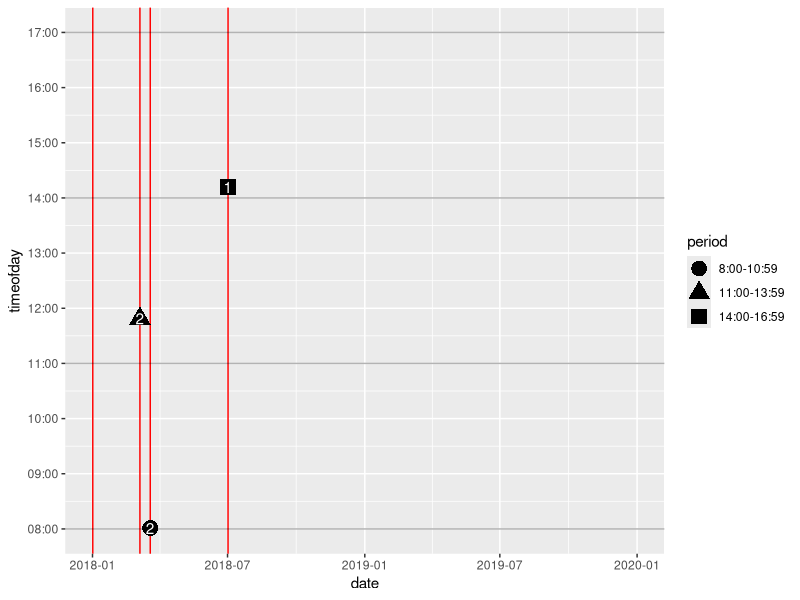
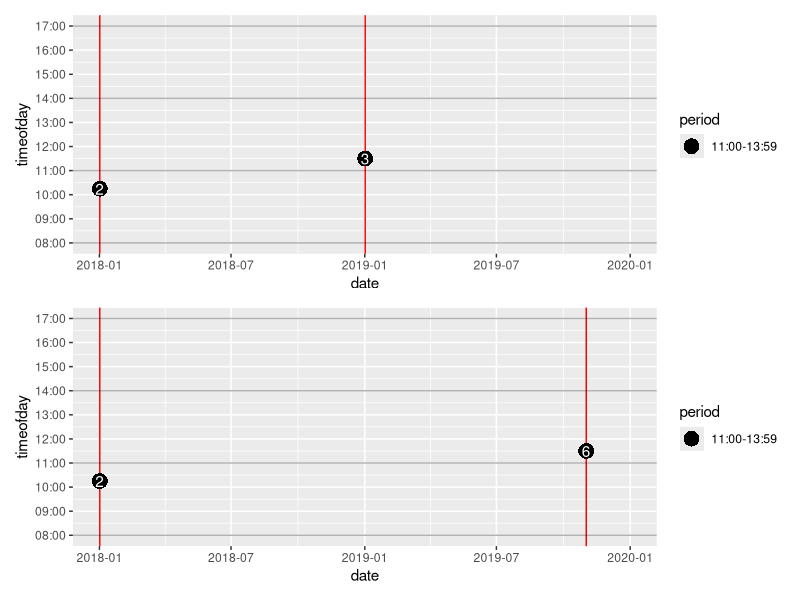
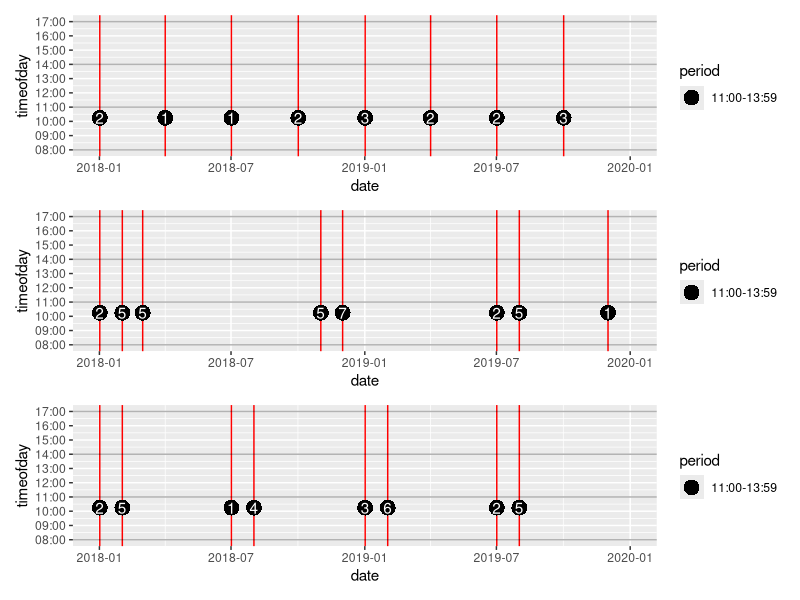
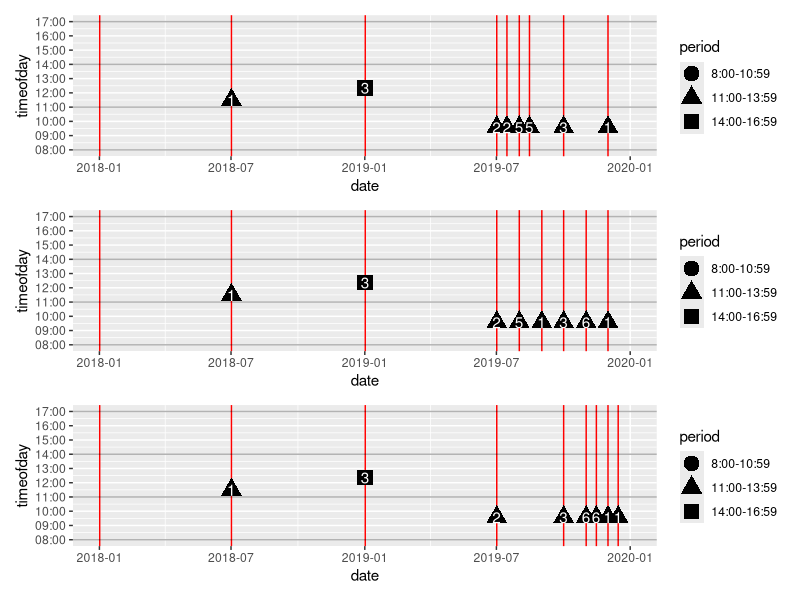
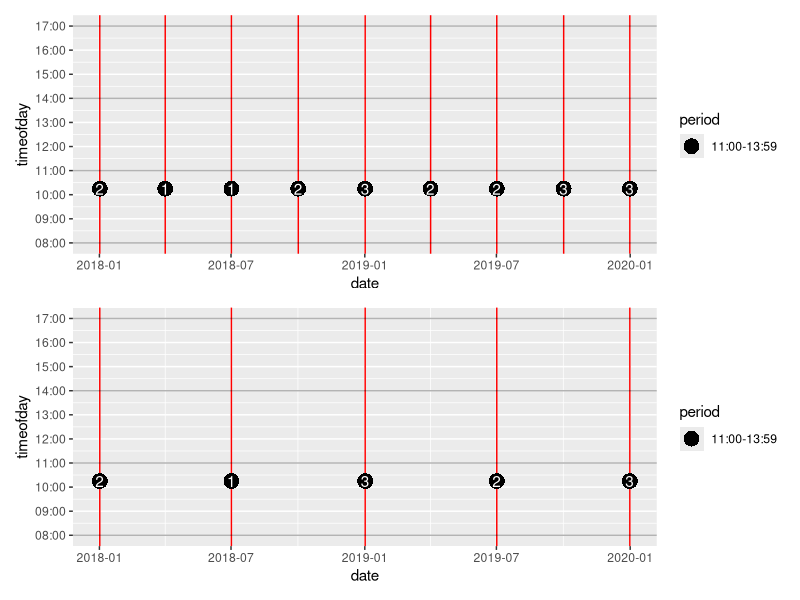
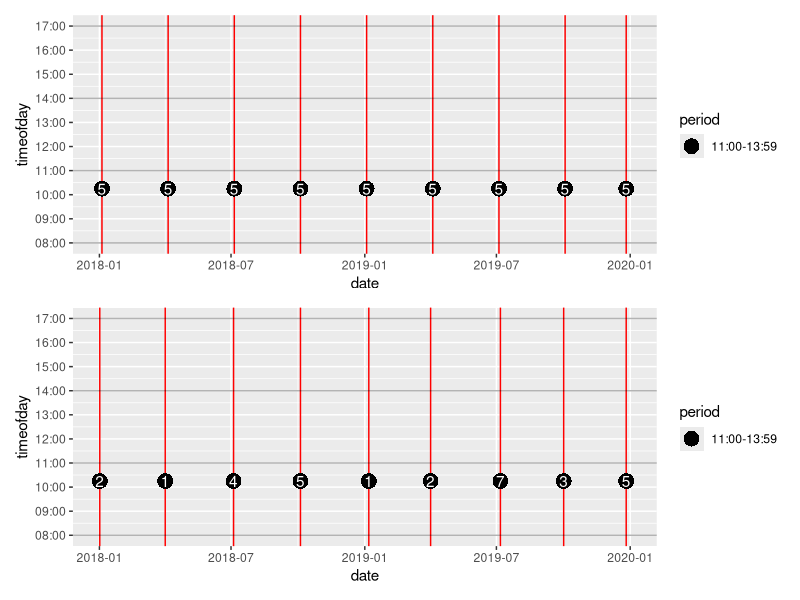
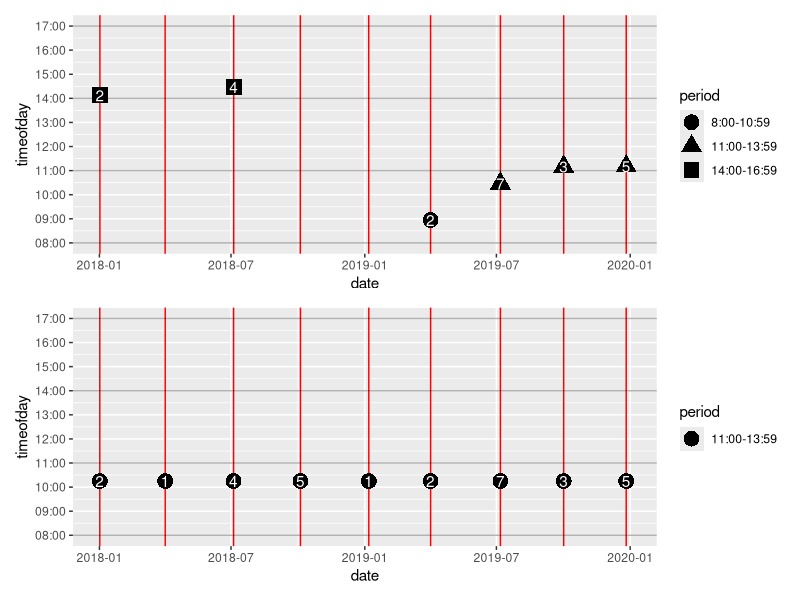
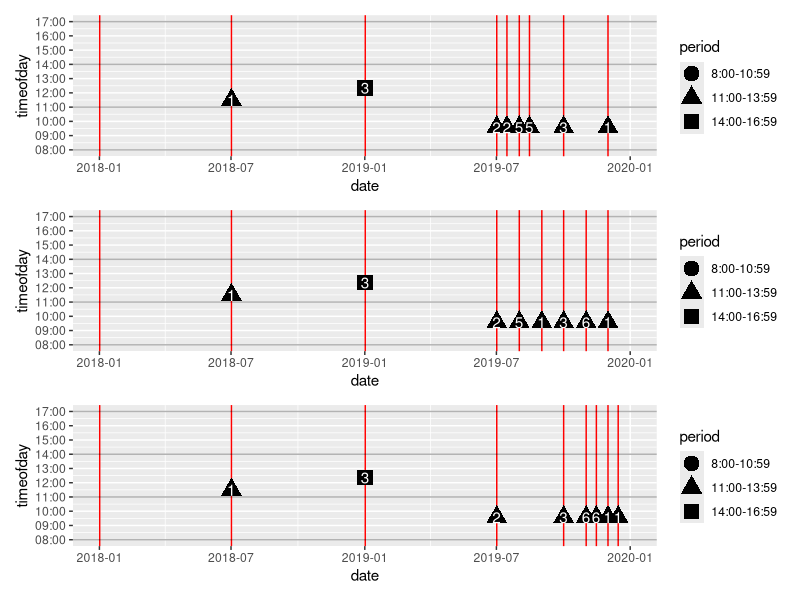

Generate these figures, in order, with R:
## ---- chunk 1
library(tidyverse)
library(lubridate)
library(patchwork)
library(broom)
## ---- chunk 2
gen_random_timeofday <- function(){
  hour <- sample( 8:16, size=1 ) %>% as.character()
  minute <- sample( 0:59, size=1 ) %>% as.character()
  hour <- str_pad( string=hour, width=2, side="left", pad="0")
  minute <- str_pad( string=minute, width=2, side="left", pad="0")
  return( paste0(hour, ":", minute) )
}

gen_random_timeofday()
gen_random_timeofday()
gen_random_timeofday()
## ---- chunk 3
# gen_customer_order_viz <- function( order_date_vec,
#                                     xlim = c( lubridate::date("2018-01-01"),
#                                               lubridate::date("2019-12-31")
#                                             ),
#                                     cluster_proximity = 7   # all orders within this distance of one another
#                                                             # will be treated as 1 order
#                                   ){
#   
#     order_date_vec <- lubridate::date( order_date_vec )
#     start_date <- xlim[1]
#     end_date <- xlim[2]
#     
#     plot_data <- tibble( date = order_date_vec,
#                            y = 0,
#                          grp = "customer"    # add this because geom_line compains otherwise
#                        ) %>% 
#             mutate( gaplength = date - lag(date) )
#     
#     # 
#     
#     sd_gaplength <- sd(plot_data$gaplength, na.rm=TRUE)
#     
#     return( 
#             ggplot( data = plot_data,
#                     aes(     x = date,
#                              y = y,
#                          group = grp
#                         )
#                   ) + 
#             geom_point(colour="red", size=3) + 
#             geom_line() +
#             geom_vline( aes(xintercept = date), colour = "red" ) +
#             geom_text( aes(label=week_number), hjust=2, angle=90 ) +
#             labs( subtitle = paste0( "SD_gaplength: ", round(sd_gaplength),
#                                      "\n",
#                                      "n_orders_past_7days: ", plot_data %>% filter( date >= (end_date-7) ) %>% nrow(),
#                                      "\n",
#                                      "n_orders_past_14days: ", plot_data %>% filter( date >= (end_date-14) ) %>% nrow(),
#                                      "\n",
#                                      "n_orders_past_30days: ", plot_data %>% filter( date >= (end_date-30) ) %>% nrow()
#                                     )
#                 ) +
#             xlim( xlim ) 
#             
#     )
#   
#   
# }
# 
# gen_customer_order_viz( order_date_vec = c("2018-01-01", "2018-01-05", "2018-01-31", "2018-03-01") )
## ---- chunk 4
gen_customer_order_viz2 <- function( order_datetime_vec,
                                     xlim = c( lubridate::as_datetime("2018-01-01 00:00:00"),
                                               lubridate::as_datetime("2019-12-31 23:59:59")
                                             ),
                                     ylim = as.POSIXct( strptime(c("08:00",
                                                                   "17:00"), format = "%H:%M")
                                                      )
                                   ){
  
    order_datetime_vec <- lubridate::as_datetime( order_datetime_vec )
    start_date_time <- xlim[1]
    end_date_time <- xlim[2]
    
    plot_data <- tibble(      date = order_datetime_vec,
                         timeofday = as.POSIXct( 
                                          strftime(order_datetime_vec, format="%H:%M"),
                                          format = "%H:%M"
                                          ) - 2*60*60,
                               grp = "customer"    # add this because geom_line compains otherwise
                        ) %>% 
             mutate( gaplength = difftime( date,lag(date), unit="days" ) ) %>% 
             mutate( dayofweek = lubridate::wday(date) ) %>% 
             mutate( period = case_when( lubridate::hour(date) < 11 ~ "8:00-10:59",
                                         lubridate::hour(date) %in% c(11,12,13) ~ "11:00-13:59",
                                         lubridate::hour(date) > 13 ~ "14:00-16:59",
                                       ) 
                   ) %>% 
             mutate( period = factor(period, levels=c("8:00-10:59", "11:00-13:59", "14:00-16:59") ))
             
    
    return( 
             ggplot( data = plot_data,
                     aes(     x = date,
                              y = timeofday,
                          group = grp,
                          label = dayofweek,
                          shape = period
                        )
                   ) + 
             geom_vline( aes(xintercept = date), colour = "red" ) +
             geom_hline( yintercept = c(as.POSIXct( strptime(c("08:00",
                                                                 "11:00",
                                                                 "14:00",
                                                                 "17:00"), format = "%H:%M")
                                                      )),
                         alpha = 0.3
                        ) +
             geom_point( colour="black", size=5) +
             geom_text( colour = "white" ) +
             xlim( xlim ) + 
             scale_y_datetime( limits = ylim,
                               breaks = c(as.POSIXct( strptime(c("08:00",
                                                                 "09:00",
                                                                 "10:00",
                                                                 "11:00",
                                                                 "12:00",
                                                                 "13:00",
                                                                 "14:00",
                                                                 "15:00",
                                                                 "16:00",
                                                                 "17:00"), format = "%H:%M")
                                                      )),
                               labels = c("08:00",
                                                                 "09:00",
                                                                 "10:00",
                                                                 "11:00",
                                                                 "12:00",
                                                                 "13:00",
                                                                 "14:00",
                                                                 "15:00",
                                                                 "16:00",
                                                                 "17:00")
                             )
     )
  
  
}

gen_customer_order_viz2( order_datetime_vec = c("2018-01-01 09:15:36", "2018-03-05 13:49:02", "2018-03-19 10:01:02", "2018-07-01 16:12:58") )
## ---- chunk 5
(
  gen_customer_order_viz2( order_datetime_vec = c("2018-01-01 12:15:00", "2019-01-01 13:30:02") ) /
  gen_customer_order_viz2( order_datetime_vec = c("2018-01-01 12:15:00", "2019-11-01 13:30:02") )
)
## ---- chunk 6
(
  gen_customer_order_viz2( order_datetime_vec = c("2018-01-01 12:15:00", "2018-04-01 12:15:00","2018-07-01 12:15:00", "2018-10-01 12:15:00", "2019-01-01 12:15:00","2019-04-01 12:15:00", "2019-07-01 12:15:00","2019-10-01 12:15:00") ) /
  gen_customer_order_viz2( order_datetime_vec = c("2018-01-01 12:15:00", "2018-02-01 12:15:00","2018-03-01 12:15:00", "2018-11-01 12:15:00", "2018-12-01 12:15:00","2019-12-01 12:15:00", "2019-07-01 12:15:00","2019-08-01 12:15:00") ) /
    gen_customer_order_viz2( order_datetime_vec = c("2018-01-01 12:15:00", "2018-02-01 12:15:00","2018-07-01 12:15:00", "2018-08-01 12:15:00", "2019-01-01 12:15:00","2019-02-01 12:15:00", "2019-07-01 12:15:00","2019-08-01 12:15:00") )
)
## ---- chunk 7
(
  gen_customer_order_viz2( order_datetime_vec = c("2018-01-01 09:15:00", "2018-07-01 13:30:02", "2019-01-01 14:22:02", "2019-07-01 11:35:58", "2019-07-15 11:35:58", "2019-08-01 11:35:58", "2019-08-15 11:35:58", "2019-10-01 11:35:58", "2019-12-01 11:35:58") ) /
  gen_customer_order_viz2( order_datetime_vec = c("2018-01-01 09:15:00", "2018-07-01 13:30:02", "2019-01-01 14:22:02", "2019-07-01 11:35:58", "2019-08-01 11:35:58", "2019-09-01 11:35:58", "2019-10-01 11:35:58", "2019-11-01 11:35:58", "2019-12-01 11:35:58") )  /
  gen_customer_order_viz2( order_datetime_vec = c("2018-01-01 09:15:00", "2018-07-01 13:30:02", "2019-01-01 14:22:02", "2019-07-01 11:35:58", "2019-10-01 11:35:58", "2019-11-01 11:35:58", "2019-11-15 11:35:58", "2019-12-01 11:35:58", "2019-12x-15 11:35:58") )
)
## ---- chunk 8
(
  gen_customer_order_viz2( order_datetime_vec = c("2018-01-01 12:15:00", "2018-04-01 12:15:00","2018-07-01 12:15:00", "2018-10-01 12:15:00", "2019-01-01 12:15:00","2019-04-01 12:15:00", "2019-07-01 12:15:00","2019-10-01 12:15:00", "2019-12-31 12:15:00") ) /
  gen_customer_order_viz2( order_datetime_vec = c("2018-01-01 12:15:00","2018-07-01 12:15:00", "2019-01-01 12:15:00", "2019-07-01 12:15:00", "2019-12-31 12:15:00") )
)
## ---- chunk 9
(
  gen_customer_order_viz2( order_datetime_vec = c("2018-01-04 12:15:00", "2018-04-05 12:15:00","2018-07-05 12:15:00", "2018-10-04 12:15:00", "2019-01-03 12:15:00","2019-04-04 12:15:00", "2019-07-04 12:15:00","2019-10-03 12:15:00", "2019-12-26 12:15:00") ) /
  gen_customer_order_viz2( order_datetime_vec = c("2018-01-01 12:15:00", "2018-04-01 12:15:00","2018-07-04 12:15:00", "2018-10-04 12:15:00", "2019-01-06 12:15:00","2019-04-01 12:15:00", "2019-07-06 12:15:00","2019-10-01 12:15:00", "2019-12-26 12:15:00") )
)
## ---- chunk 10
(
  gen_customer_order_viz2( order_datetime_vec = 
            c(paste0( "2018-01-01 ", gen_random_timeofday(), ":00"),
              paste0( "2018-04-01 ", gen_random_timeofday(), ":00"),
              paste0( "2018-07-04 ", gen_random_timeofday(), ":00"),
              paste0( "2018-10-04 ", gen_random_timeofday(), ":00"),
              paste0( "2019-01-06 ", gen_random_timeofday(), ":00"),
              paste0( "2019-04-01 ", gen_random_timeofday(), ":00"),
              paste0( "2019-07-06 ", gen_random_timeofday(), ":00"),
              paste0( "2019-10-01 ", gen_random_timeofday(), ":00"),
              paste0( "2019-12-26 ", gen_random_timeofday(), ":00")
             )
    )/
  gen_customer_order_viz2( order_datetime_vec = c("2018-01-01 12:15:00", "2018-04-01 12:15:00","2018-07-04 12:15:00", "2018-10-04 12:15:00", "2019-01-06 12:15:00","2019-04-01 12:15:00", "2019-07-06 12:15:00","2019-10-01 12:15:00", "2019-12-26 12:15:00") )
)
## ---- chunk 11
orders <-
  bind_rows( 
    tibble( person = 1,
            order_datetime = c("2018-01-01 09:15:00", "2018-07-01 13:30:02", "2019-01-01 14:22:02", "2019-07-01 11:35:58", "2019-07-15 11:35:58", "2019-08-01 11:35:58", "2019-08-15 11:35:58", "2019-10-01 11:35:58", "2019-12-01 11:35:58")   
          ),
    tibble( person = 2,
            order_datetime = c("2018-01-01 09:15:00", "2018-07-01 13:30:02", "2019-01-01 14:22:02", "2019-07-01 11:35:58", "2019-08-01 11:35:58", "2019-09-01 11:35:58", "2019-10-01 11:35:58", "2019-11-01 11:35:58", "2019-12-01 11:35:58")
          ),
    tibble( person = 3,
            order_datetime = c("2018-01-01 09:15:00", "2018-07-01 13:30:02", "2019-01-01 14:22:02", "2019-07-01 11:35:58", "2019-10-01 11:35:58", "2019-11-01 11:35:58", "2019-11-15 11:35:58", "2019-12-01 11:35:58", "2019-12x-15 11:35:58")
          )
  ) %>% 
  mutate( order_datetime = lubridate::as_datetime(order_datetime) ) %>% 
  mutate( time_since_period_end = difftime( "2020-01-01 00:00:00",    # end of observation period
                                            order_datetime,
                                            unit = "days"
                                            ) 
                                  
        ) 

#   trajectory_last_6_months <- 
#     orders %>% 
#       filter( time_since_period_end < 180 ) %>% 
#       mutate( yearmon = lubridate::date( 
#                               paste0( lubridate::year(order_datetime),
#                                       "-",
#                                       str_pad( string = lubridate::month(order_datetime),
#                                                 width = 2,
#                                                  side = "left",
#                                                   pad = "0"
#                                              ),
#                                       "-01"
#                                       )
#                               )
#       ) %>% 
#       group_by( person, yearmon ) %>% 
#       summarise( n_orders = n() ) %>% 
#       ungroup() %>% 
#       arrange( person, yearmon ) %>% 
#       group_by( person ) %>% 
#       mutate( time = yearmon - min(yearmon) ) %>%
#       nest() %>% 
#       mutate(fit_lm = map(data, ~ lm(n_orders ~ time, data = .) %>% 
#                             tidy() %>%
#                             select(term, estimate) %>% 
#                             spread(term, estimate)
#                          )
#             ) %>% 
#     unnest(fit_lm) %>% 
#     rename( slope = time ) %>%
#     unnest( data ) 
#   
# ggplot( trajectory_last_6_months,
#         aes( x = time, 
#              y = n_orders
#            )
#       ) +
#   geom_point() +
#   geom_abline( aes(intercept = `(Intercept)`, slope = slope), colour="red" ) +
#   labs( aes(title = slope) ) %>% 
#   facet_grid( person ~ . ) 
  
(
  gen_customer_order_viz2( order_datetime_vec = orders %>% filter(person==1) %>% pull(order_datetime) ) /
  gen_customer_order_viz2( order_datetime_vec = orders %>% filter(person==2) %>% pull(order_datetime) )  /
  gen_customer_order_viz2( order_datetime_vec = orders %>% filter(person==3) %>% pull(order_datetime) )
)
## ---- chunk 12
# show 10 random series with between 2 and 5 points in each:


# for( j in 1:5 ){
#   
#   plot_list <- list()
#   
#   for( i in 1:10 ){
#   
#     n_orders <- sample(3:10, size=1)
#     order_dates <- sample( 1:180, size=n_orders )
#     order_dates <- order_dates[ cumsum(order_dates) < 729 ]
#     order_dates <- lubridate::date("2018-01-01") + cumsum(order_dates)
#     plot_list[[i]] <- gen_customer_order_viz( order_dates )
#     }
# 
#   plot( patchwork::wrap_plots( plot_list, ncol = 2) )
# 
# }
